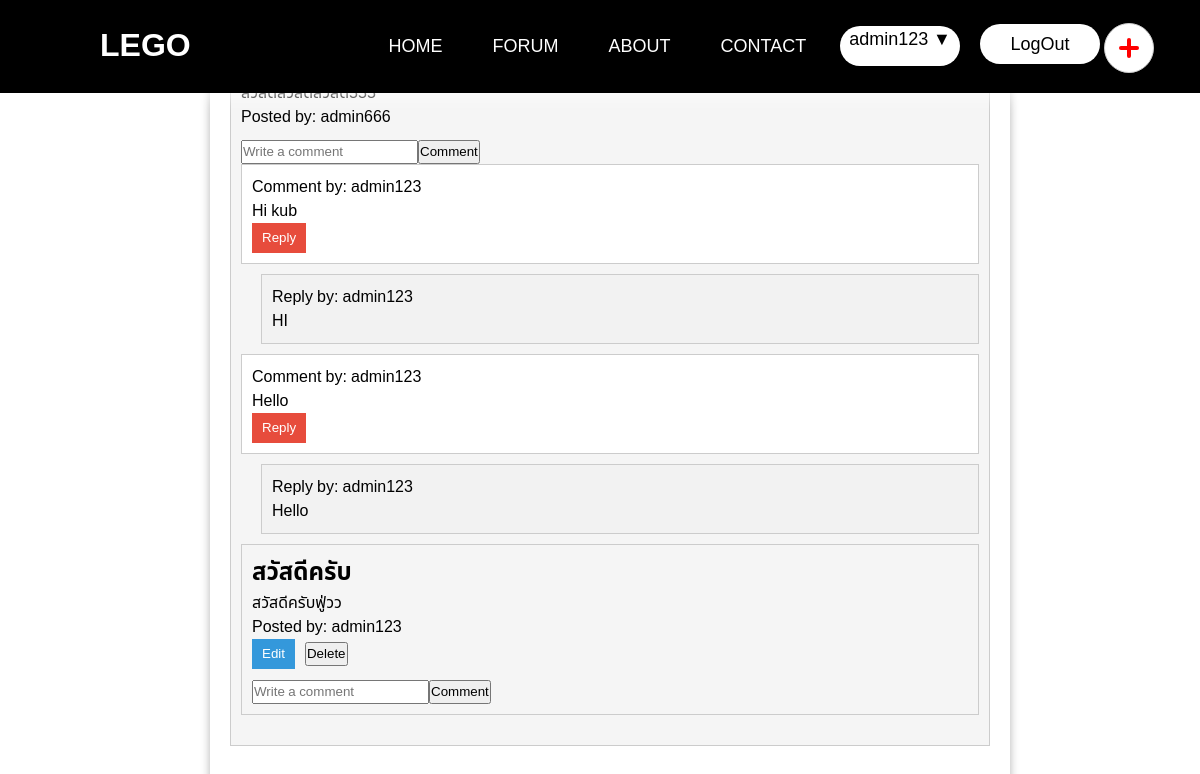
Page /form/forum.php (signed in) on the committed database.
### tables this page shows
CREATE TABLE `posts` (
  `post_id` int(11) NOT NULL,
  `user_id` varchar(50) NOT NULL,
  `title` varchar(255) NOT NULL,
  `content` text NOT NULL,
  `created_at` timestamp NOT NULL DEFAULT current_timestamp() ON UPDATE current_timestamp()
);

CREATE TABLE `comments` (
  `comment_id` int(11) NOT NULL,
  `post_id` int(11) NOT NULL,
  `user_id` varchar(50) NOT NULL,
  `content` text NOT NULL,
  `created_at` timestamp NOT NULL DEFAULT current_timestamp() ON UPDATE current_timestamp()
);

CREATE TABLE `replies` (
  `reply_id` int(11) NOT NULL,
  `comment_id` int(11) NOT NULL,
  `user_id` varchar(50) NOT NULL,
  `content` text NOT NULL,
  `created_at` timestamp NOT NULL DEFAULT current_timestamp() ON UPDATE current_timestamp(),
  `parent_reply_id` int(11) NOT NULL
);

### form/forum.php (the view, shortened to what this page needs)
<?php
include_once 'dbConfig.php';
$sql = "SELECT * FROM posts ORDER BY created_at DESC";
$result = $con->query($sql);
?>
<!DOCTYPE html>
<html lang="en">
<head>
    <link rel="stylesheet" href="static/style_forum.css">
</head>
<body>
    <header>
        <h1>LEGO</h1>
        <nav class="top">
            <a href="index.php">HOME</a>
            <a href="forum.php">FORUM</a>
            <a href="์newpost.php">ABOUT</a>
            <a href="#">CONTACT</a>
        </nav>
        <nav class="createpost">
    <div style="text-align: center; margin-top: 5%">
        <button class="icon-btn add-btn" onclick="redirectToForum()">
        </button>
    </div>
</nav>
        <?php if(isset($_SESSION['user_id'])) :?>
            <p><button class="btnn"><a href="home.html?logout='1'">LogOut</a></button></p>
        <?php endif ?>
<nav class="profile">
    <div class="profile_box">
        <?php
        if (isset($_SESSION['user_id'])) {
            $username = $_SESSION['user_id'];
            echo '<a class="user_name">' . $username . '</a>';
        } else {
            echo '<a class="user_name">Guest</a>';
        }
        ?>
        <label for="profile_checkbox" class="profile_button">
            <span class="options_icon">&#9660;</span>
        </label>
    </div>
</nav>
    </header>
    <div class="post-section">
    <?php
    while ($row = $result->fetch_assoc()) {
        echo '<div class="post">';
        echo '<h3>' . $row['title'] . '</h3>';
        echo '<p>' . $row['content'] . '</p>';
        echo '<p>Posted by: ' . $row['user_id'] . '</p>';
    if ($row['user_id'] == $_SESSION['user_id']) {
        echo '<button class="edit-btn" onclick="editPost(' . $row['post_id'] . ');">Edit</button>';
        echo '<button class="delete-btn" onclick="deletePost(' . $row['post_id'] . ');">Delete</button>';
    }
    echo '<div class="comments">';
    echo '<form action="forum.php" method="POST" id="comment-form-' . $row['post_id'] . '">';
    echo '<input type="text" name="comment_content" placeholder="Write a comment" required>';
    echo '<input type="submit" name="submit_comment" value="Comment" onclick="clearCommentHistory();">';
    echo '</form>';
$post_id = $row['post_id'];
$commentsSql = "SELECT * FROM comments WHERE post_id = $post_id";
$commentsResult = $con->query($commentsSql);
while ($commentRow = $commentsResult->fetch_assoc()) {
    echo '<div class="comment">';
    echo '<p>Comment by: ' . $commentRow['user_id'] . '</p>';
    echo '<p>' . $commentRow['content'] . '</p>';
    echo '<button class="reply-btn" onclick="toggleReplyForm(' . $commentRow['comment_id'] . ');">Reply</button>';
    echo '</div>';
    $comment_id = $commentRow['comment_id'];
    $repliesSql = "SELECT * FROM replies WHERE comment_id = $comment_id";
    $repliesResult = $con->query($repliesSql);
    while ($replyRow = $repliesResult->fetch_assoc()) {
        echo '<div class="reply">';
        echo '<p>Reply by: ' . $replyRow['user_id'] . '</p>';
        echo '<p>' . $replyRow['content'] . '</p>';
        echo '</div>';
    }
}
echo '</div>';
    }
?>
</div>
</body>
</html>

### form/static/style_forum.css (style rules this page uses)
* { margin: 0; padding: 0; box-sizing: border-box; font-family: "Libre Franklin", sans-serif; font-family: "Noto Sans Thai", sans-serif; }
body { display: flex; justify-content: center; align-items: center; min-height: 100vh; background: #fff; background-position: center; background-size: cover; }
header { position: fixed; top: 0; width: 100%; padding: 20px 100px; display: flex; justify-content: space-between; align-items: center; z-index: 99; background: #000; box-shadow: rgb(255, 255, 255) 0 1px 20px; }
header h1 { color: #fff; }
.top { position: relative; left: 100px; display: flex; justify-content: center; align-items: center; font-size: 18px; color: #fff; text-decoration: none; }
.top a { position: relative; font-size: 18px; color: #fff; text-decoration: none; margin-right: 50px; }
.top a::after { content: ""; position: absolute; left: 0; bottom: -6px; width: 100%; height: 3px; background: #fff; border-radius: 5px; transform: scaleX(0); transition: 0.5s; }
.btnn { color: #ffffff; text-align: center; width: 120px; height: 40px; background: #ffffff; outline: none; border-radius: 20px; cursor: pointer; font-size: 18px; transition: 0.5s; border: none; position: absolute; top: 24px; right: 100px; }
.btnn a { color: #000; text-decoration: none; }
.profile_box { color: #000; text-align: center; width: 120px; height: 40px; background: #ffffff; outline: none; border-radius: 20px; cursor: pointer; font-size: 18px; transition: 0.5s; border: none; position: absolute; top: -20px; right: 140px; }
.profile_box a { text-decoration: none; }
.profile { position: relative; }
.profile_button { cursor: pointer; position: relative; }
.icon-btn { width: 50px; height: 50px; border: 1px solid #cdcdcd; background: white; border-radius: 25px; overflow: hidden; position: relative; transition: width 0.2s ease-in-out; }
button.icon-btn.add-btn { position: relative; left: 250px; }
.add-btn::before, .add-btn::after { transition: width 0.2s ease-in-out, border-radius 0.2s ease-in-out; content: ""; position: absolute; height: 4px; width: 10px; top: calc(50% - 2px); background: red; }
.add-btn::after { right: 14px; overflow: hidden; border-top-right-radius: 2px; border-bottom-right-radius: 2px; }
.add-btn::before { left: 14px; border-top-left-radius: 2px; border-bottom-left-radius: 2px; }
.post-section { width: 800px; margin-left: 20px; background-color: #fff; padding: 20px; border-radius: 5px; box-shadow: 0px 0px 10px rgba(0, 0, 0, 0.3); position: relative; height: auto; }
.post { background-color: #f5f5f5; border: 1px solid #ccc; margin-bottom: 20px; padding: 10px; }
.post h3 { font-size: 24px; margin-top: 0; }
.post p { font-size: 16px; }
.post p:last-child { margin-bottom: 0; }
.like-btn, .comment-btn, .edit-btn { background-color: #3498db; color: #fff; border: none; padding: 5px 10px; margin-right: 10px; cursor: pointer; }
.comments { margin-top: 10px; }
.comment { background-color: #fff; border: 1px solid #ccc; padding: 10px; margin-bottom: 10px; }
.comment p { font-size: 16px; margin: 0; }
.comment .reply-btn { background-color: #e74c3c; color: #fff; border: none; padding: 5px 10px; cursor: pointer; }
.reply { background-color: #f2f2f2; border: 1px solid #ccc; padding: 10px; margin-left: 20px; margin-bottom: 10px; }
.reply p { font-size: 16px; margin: 0; }

### form/forum.php (style rules this page uses)
body { background-image: url('https://images2.alphacoders.com/127/1274819.jpg'); background-size: cover; background-repeat: no-repeat; background-attachment: fixed; }

### rows in the picture
posts: content "สวัสดีสวัสดีสวัสดี555", user "admin666"
comments: user "admin123", content "Hi kub"
replies: user "admin123", content "HI"
comments: user "admin123", content "Hello"
replies: user "admin123", content "Hello"
posts: title "สวัสดีครับ", content "สวัสดีครับฟู่วว", user "admin123"

### other values in the picture
$username "admin123"
